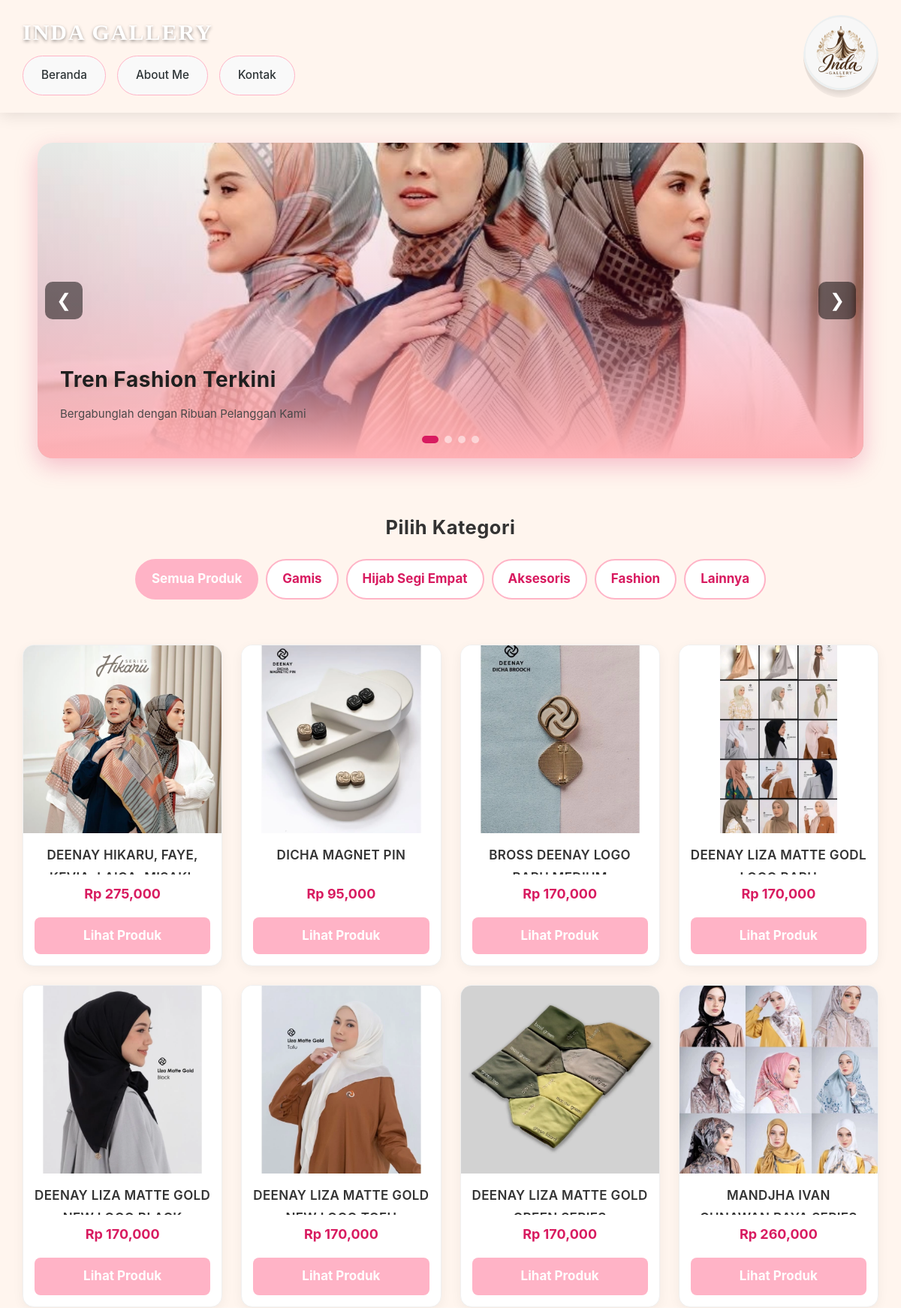
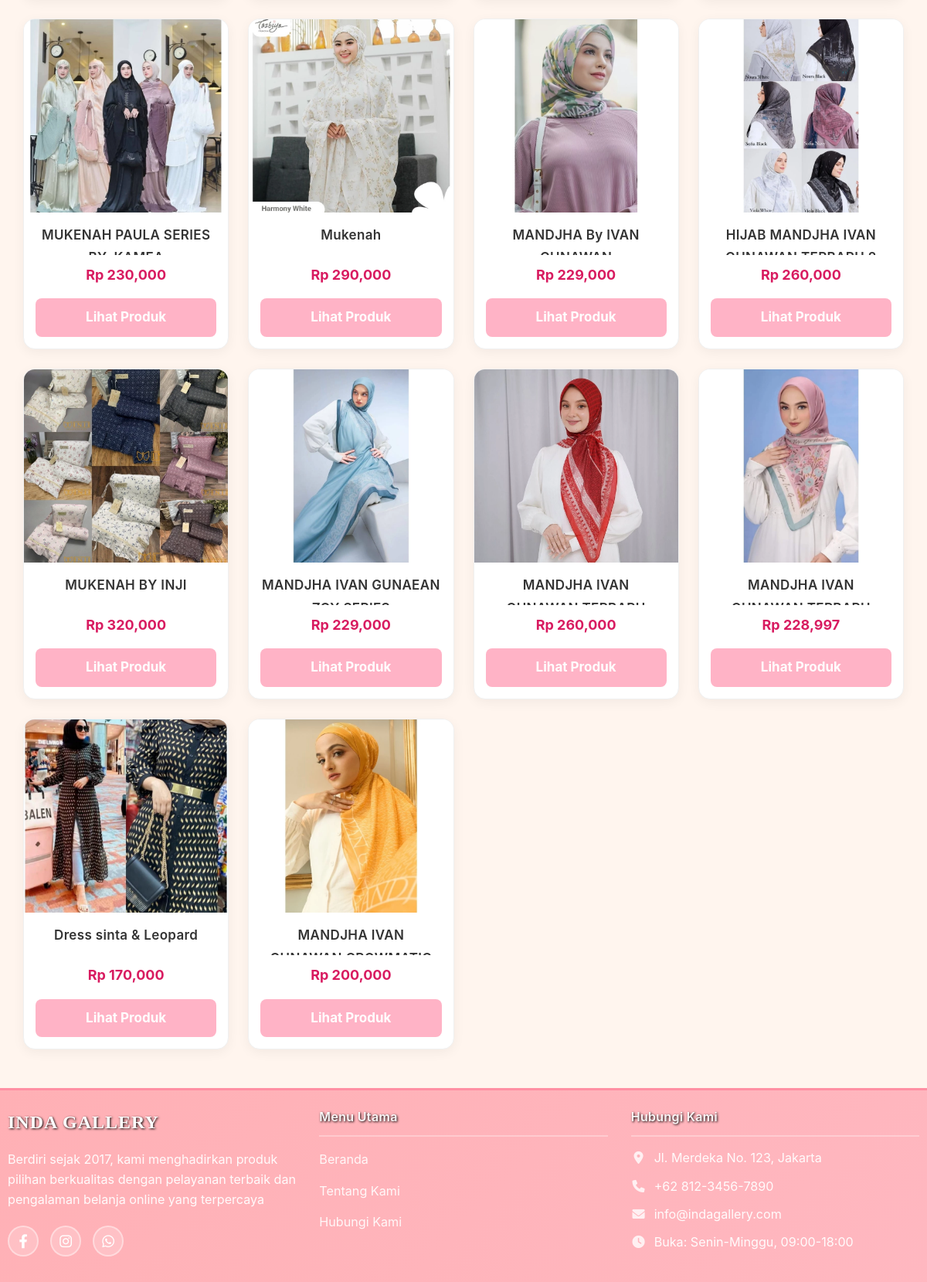
The page / (upper part) on the database its author committed (2 pictures, top to bottom).
### tables this page shows
CREATE TABLE `slider` (
  `id` int(11) NOT NULL,
  `gambar` varchar(255) DEFAULT NULL,
  `judul` varchar(255) DEFAULT NULL,
  `deskripsi` text DEFAULT NULL,
  `id_admin` int(11) DEFAULT NULL
);

CREATE TABLE `produk` (
  `id` int(11) NOT NULL,
  `nama` varchar(255) NOT NULL,
  `harga` decimal(12,2) NOT NULL DEFAULT 0.00,
  `stok` int(11) NOT NULL DEFAULT 0,
  `kategori` enum('Gamis','Hijab Segi Empat','Aksesoris','Fashion','Lainnya') NOT NULL DEFAULT 'Gamis',
  `deskripsi` longtext DEFAULT NULL,
  `ukuran` varchar(255) DEFAULT NULL,
  `link_wa` varchar(500) DEFAULT NULL,
  `link_shopee` varchar(500) DEFAULT NULL,
  `gambar` varchar(1000) DEFAULT NULL,
  `created_at` timestamp NOT NULL DEFAULT current_timestamp(),
  `updated_at` timestamp NOT NULL DEFAULT current_timestamp() ON UPDATE current_timestamp(),
  `id_admin` int(11) DEFAULT NULL
);

### index.php (the view, shortened to what this page needs)
<?php
include_once __DIR__ . '/koneksi.php';
include 'header.php';
$kategori_filter = isset($_GET['kategori']) ? mysqli_real_escape_string($koneksi, $_GET['kategori']) : '';
if($kategori_filter != "") {
    $data = mysqli_query($koneksi, "SELECT * FROM produk WHERE kategori = '$kategori_filter'");
} else {
    $data = mysqli_query($koneksi, "SELECT * FROM produk");
}
?>
<?php
$slider = mysqli_query($koneksi, "SELECT * FROM slider ORDER BY id DESC");
?>
<div class="carousel-container">
    <div class="carousel">
        <div class="carousel-slides" id="carouselSlides">
            <?php while($row = mysqli_fetch_assoc($slider)) { ?>
                <div class="slide">
                    <img src="<?php echo IMAGES_URL . htmlspecialchars($row['gambar']); ?>">
                    <div class="slide-content">
                        <h3><?php echo htmlspecialchars($row['judul']); ?></h3>
                        <p><?php echo htmlspecialchars($row['deskripsi']); ?></p>
                    </div>
                </div>
            <?php } ?>
        </div>
        <button class="carousel-arrow prev" onclick="moveSlide(-1)">❮</button>
        <button class="carousel-arrow next" onclick="moveSlide(1)">❯</button>
        <div class="carousel-controls" id="carouselDots"></div>
    </div>
</div>
<div class="category-section">
    <h2 class="category-title">Pilih Kategori</h2>
    <div class="category-buttons">
        <a href="index.php" class="cat-btn <?php echo ($kategori_filter == '') ? 'active' : ''; ?>">
            Semua Produk
        </a>
        <?php
        $query_kat = mysqli_query($koneksi, "SHOW COLUMNS FROM produk LIKE 'kategori'");
        $row_kat = mysqli_fetch_array($query_kat);
        preg_match_all("/'([^']+)'/", $row_kat['Type'], $matches);
        $categories = $matches[1];
        foreach ($categories as $cat) {
            $is_active = ($kategori_filter == $cat) ? 'active' : '';
            echo "<a href='index.php?kategori=$cat' class='cat-btn $is_active'>$cat</a>";
        }
        ?>
    </div>
</div>
<div class="product-container">
    <?php
    if(mysqli_num_rows($data) > 0) {
        while($row = mysqli_fetch_assoc($data)) {
    ?>
        <div class="card">
            <div class="card-image">
                <?php $gambarUtama = trim(explode(',', $row['gambar'])[0]); ?>
                <?php if ($gambarUtama && file_exists(IMAGES_PATH . $gambarUtama)): ?>
                    <img src="<?php echo IMAGES_URL . htmlspecialchars($gambarUtama); ?>" alt="<?php echo htmlspecialchars($row['nama']); ?>">
                <?php else: ?>
                    <div class="no-image-box">Tidak ada gambar</div>
                <?php endif; ?>
            </div>
            <div class="card-body">
                <h3 class="product-title"><?php echo htmlspecialchars($row['nama']); ?></h3>
                <p class="product-price">Rp <?php echo number_format($row['harga']); ?></p>
                <div class="card-action">
                    <a href="deskripsi.php?id=<?php echo $row['id']; ?>" class="btn-detail">Lihat Produk</a>
                </div>
            </div>
        </div>
    <?php
        }
    } else {
        echo "<p class='empty-msg'>Produk tidak tersedia untuk kategori ini.</p>";
    }
    ?>
</div>
<?php include 'footer.php'; ?>
</body>
</html>

### style.css (style rules this page uses)
* { margin: 0; padding: 0; box-sizing: border-box; font-family: 'Inter', 'Segoe UI', Tahoma, Geneva, Verdana, sans-serif; -webkit-font-smoothing: antialiased; -moz-osx-font-smoothing: grayscale; text-rendering: optimizeLegibility; }
body { background: #fff5ee; color: #333333; font-size: 17px; line-height: 1.75; }
p, li, dd, dt { margin-bottom: 1rem; }
h1, h2, h3, h4, h5, h6 { margin-top: 0; margin-bottom: 0.85rem; }
body, button, input, textarea, select, a { font-family: inherit; }
h1, h2, h3, h4, h5, h6 { font-weight: 700; letter-spacing: 0.02em; color: #1f1f1f; }
p, label, span, li, a { color: #444444; }
button, input, textarea, select { font-size: 15px; }
.carousel-container { background: transparent; padding: 40px 20px; margin: 0; }
.carousel { max-width: 1100px; margin: 0 auto; position: relative; overflow: hidden; border-radius: 20px; box-shadow: 0 10px 30px rgba(216, 27, 96, 0.25); }
.carousel-slides { display: flex; transition: transform 0.6s ease; }
.slide { min-width: 100%; height: 420px; position: relative; }
.slide img { width: 100%; height: 100%; object-fit: cover; }
.slide::after { content: ""; position: absolute; inset: 0; background: linear-gradient( to top, #ffb0b5, rgba(216, 27, 96, 0.15), transparent ); }
.slide-content { position: absolute; bottom: 30px; left: 30px; color: white; z-index: 2; }
.slide-content h3 { font-size: 28px; margin-bottom: 8px; font-weight: 700; }
.slide-content p { font-size: 15px; opacity: 0.95; }
.carousel-arrow { position: absolute; top: 50%; transform: translateY(-50%); background: rgba(255,255,255,0.8); color: #D81B60; border: none; width: 45px; height: 45px; font-size: 18px; cursor: pointer; border-radius: 50%; transition: 0.3s; }
.carousel-arrow.prev { left: 15px; }
.carousel-arrow.next { right: 15px; }
.carousel-controls { position: absolute; bottom: 20px; width: 100%; display: flex; justify-content: center; gap: 8px; }
.slide-content { animation: fadeUp 0.8s ease; }
.carousel-arrow { position: absolute; top: 50%; transform: translateY(-50%); background: rgba(0, 0, 0, 0.5); color: white; border: none; font-size: 24px; width: 50px; height: 50px; cursor: pointer; display: flex; align-items: center; justify-content: center; transition: 0.3s; z-index: 10; border-radius: 10px; }
.carousel-arrow.prev { left: 10px; }
.carousel-arrow.next { right: 10px; }
.product-container { display: grid; grid-template-columns: repeat(auto-fill, minmax(230px, 1fr)); gap: 25px; padding: 30px; max-width: 1200px; margin: 0 auto; }
.card { background: #fff; border-radius: 15px; overflow: hidden; display: flex; flex-direction: column; transition: transform 0.3s ease, box-shadow 0.3s ease; box-shadow: 0 4px 15px rgba(0, 0, 0, 0.05); border: 1px solid #f0f0f0; height: 100%; }
.card-image { width: 100%; height: 250px; }
.card-image img { width: 100%; height: 100%; object-fit: cover; }
.card-body { padding: 15px; display: flex; flex-direction: column; flex-grow: 1; text-align: center; }
.product-title { font-size: 17px; height: 40px; overflow: hidden; margin-bottom: 10px; color: #333; font-weight: 600; }
.product-price { font-weight: bold; color: #D81B60; font-size: 18px; margin-bottom: 15px; }
.btn-detail { display: block; background: #ffb3c6; color: #fff; padding: 10px; text-decoration: none; border-radius: 8px; font-weight: bold; margin-top: auto; }
.cat-btn { padding: 8px 18px; border: 2px solid #D81B60; border-radius: 20px; color: #D81B60; text-decoration: none; transition: 0.3s; }
.cat-btn.active { color: #fff; background: #D81B60; }
.prev { left: 20px; }
.next { right: 20px; }
.category-section { text-align: center; margin: 30px 0; }
.category-title { margin-bottom: 20px; color: #333; }
.category-buttons { display: flex; justify-content: center; gap: 10px; flex-wrap: wrap; padding: 0 10px; }
.cat-btn { padding: 10px 20px; background: #fff; border: 2px solid #ffb3c6; color: #D81B60; text-decoration: none; border-radius: 30px; font-weight: bold; transition: 0.3s; text-transform: capitalize; }
.cat-btn:hover, .cat-btn.active { background: #ffb3c6; color: white; }

### rows shown on the page
slider: gambar (picture), judul "Tren Fashion Terkini", deskripsi "Bergabunglah dengan Ribuan Pelanggan Kami"
produk: gambar (picture), nama "DEENAY HIKARU, FAYE,…", harga "275,000"
produk: shows a picture, nama "DICHA MAGNET PIN", harga "95,000"
produk: shows a picture, nama "BROSS DEENAY LOGO…", harga "170,000"
produk: gambar (picture), nama "DEENAY LIZA MATTE GODL…", harga "170,000"
produk: gambar (picture), nama "DEENAY LIZA MATTE GOLD…", harga "170,000"
produk: gambar (picture), nama "DEENAY LIZA MATTE GOLD…", harga "170,000"
produk: gambar (picture), nama "DEENAY LIZA MATTE GOLD…", harga "170,000"
produk: shows a picture, nama "MANDJHA IVAN…", harga "260,000"
produk: gambar (picture), nama "MUKENAH PAULA SERIES…", harga "230,000"
produk: nama (picture), nama "Mukenah", harga "290,000"
produk: gambar (picture), nama "MANDJHA By IVAN…", harga "229,000"
produk: gambar (picture), nama "HIJAB MANDJHA IVAN…", harga "260,000"
produk: shows a picture, nama "MUKENAH BY INJI", harga "320,000"
produk: shows a picture, nama "MANDJHA IVAN GUNAEAN…", harga "229,000"
produk: shows a picture, nama "MANDJHA IVAN…", harga "260,000"
produk: gambar (picture), nama "MANDJHA IVAN…", harga "228,997"
produk: gambar (picture), nama "Dress sinta & Leopard", harga "170,000"
produk: gambar (picture), nama "MANDJHA IVAN…", harga "200,000"

### other values the page prints
$cat "Gamis"
$cat "Hijab Segi Empat"
$cat "Aksesoris"
$cat "Fashion"
$cat "Lainnya"
